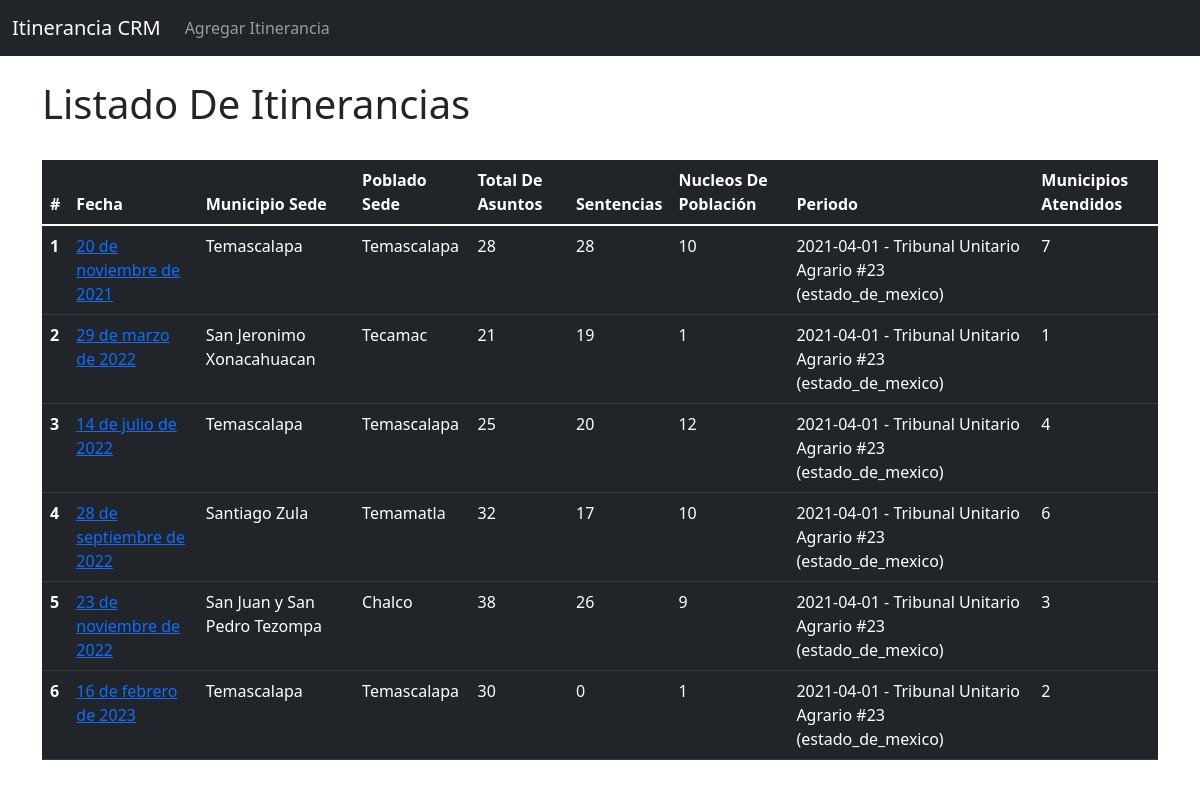
The app's page /itinerancia/ with its own data.
### itinerancia/models.py (models this page shows, shortened)
class Itinerancia(models.Model):
    fecha = models.DateField('Fecha de Itinerancia')
    municipio_sede = models.CharField('Municipio Sede', max_length=200)
    poblado_sede = models.CharField('Poblado Sede', max_length=200)
    total_asuntos = models.DecimalField(max_digits=2, decimal_places=0)
    sentencias = models.DecimalField(max_digits=2, decimal_places=0)
    nucleos_poblacion = models.DecimalField(max_digits=2, decimal_places=0)
    fk_periodo = models.ForeignKey(Periodo, on_delete=models.CASCADE, related_name='itinerancia_periodo')
    class Meta:
        ordering = ['-fecha']
    def municipios_atendidos(self):
        return Municipio_Atendido.objects.filter(fk_itinerancia = self.pk).count()
    def get_absolute_url(self):
        return reverse('itinerancia:detail', args=[self.id])

### periodo/models.py (models this page shows, shortened)
class Periodo (models.Model):
    fecha_inicio = models.DateField(auto_now=False, auto_now_add=False)
    fecha_termino = models.DateField(auto_now=False, auto_now_add=False, null=True, blank=True)
    fk_tribunal = models.ForeignKey(Tribunal, on_delete=models.CASCADE)
    class Meta:
        db_table = 'Periodo'
        verbose_name = "periodo"
        ordering = ['fecha_inicio']
        verbose_name_plural = "periodos"
    def __str__(self):
        return f'{self.fecha_inicio} - {self.fk_tribunal}'

### tribunal/models.py (models this page shows, shortened)
class Tribunal (models.Model):
    ESTADO_CHOICES = (
        ("", ""),
        ("aguascalientes", "Aguascalientes"),
        ("baja_california", "Baja California"),
        ("baja_california_sur", "Baja California Sur"),
        ("campeche", "Campeche"),
        ("chiapas", "Chiapas"),
        ("chihuahua", "Chihuahua"),
        ("coahuila", "Coahuila"),
        ("colima", "Colima"),
        ("cdmx", "Ciudad de México / CDMX"),
        ("durango", "Durango"),
        ("estado_de_mexico", "Estado de México"),
        ("guanajuato", "Guanajuato"),
        ("guerrero", "Guerrero"),
        ("hidalgo", "Hidalgo"),
        ("jalisco", "Jalisco"),
        ("michoacan", "Michoacán"),
        ("morelos", "Morelos"),
        ("nayarit", "Nayarit"),
        ("nuevo_leon", "Nuevo León"),
        ("oaxaca", "Oaxaca"),
        ("puebla", "Puebla"),
        ("querétaro", "Querétaro"),
        ("quintana_roo", "Quintana Roo"),
        ("san_luis_potosi", "San Luis Potosí"),
        ("sinaloa", "Sinaloa"),
        ("sonora", "Sonora"),
        ("tabasco", "Tabasco"),
        ("tamaulipas", "Tamaulipas"),
        ("tlaxcala", "Tlaxcala"),
        ("veracruz", "Veracruz"),
        ("yucatan", "Yucatán"),
        ("zacatecas", "Zacatecas"),
        ("texcoco", "Texcoco"),
    )
    nombre = models.CharField(max_length=200)
    municipio = models.CharField(max_length=100)
    estado = models.CharField(max_length=50, choices=ESTADO_CHOICES)
    class Meta:
        db_table = 'Tribunal'
        verbose_name = "tribunal"
        verbose_name_plural = "tribunales"
    def __str__(self):
        return f'{self.nombre} ({self.estado})'

### itinerancia/views.py (the view)
# urls.py: path('', Index.as_view(), name='index'),
class Index(ListView):
    queryset = Itinerancia.objects.all().order_by('id')
    context_object_name = 'itinerancias'
    template_name = 'itinerancia/index.html'

### itinerancia/templates/itinerancia/index.html (shortened to what this page needs)
{% extends 'itinerancia/base.html' %}
{% block content %}
<h1>Listado De Itinerancias</h1>
<br>
<table class="table table-dark table-hover">
    <thead>
        <tr>
            <th scope="col">#</th>
            <th scope="col">Fecha</th>
            <th scope="col">Municipio Sede</th>
            <th scope="col">Poblado Sede</th>
            <th scope="col">Total De Asuntos</th>
            <th scope="col">Sentencias</th>
            <th scope="col">Nucleos De Población</th>
            <th scope="col">Periodo</th>
            <th scope="col">Municipios Atendidos</th>
        </tr>
    </thead>
    <tbody>
        {% for itinerancia in itinerancias %}
        <tr>
            <th scope="row">{{itinerancia.id}}</th>
            <td><a href="{{itinerancia.get_absolute_url}}">{{itinerancia.fecha}}</a></td>
            <td>{{itinerancia.municipio_sede}}</td>
            <td>{{itinerancia.poblado_sede}}</td>
            <td>{{itinerancia.total_asuntos}}</td>
            <td>{{itinerancia.sentencias}}</td>
            <td>{{itinerancia.nucleos_poblacion}}</td>
            <td>{{itinerancia.fk_periodo}}</td>
            <td>{{itinerancia.municipios_atendidos}}</td>
        </tr>
        {% endfor %}
    </tbody>
</table>
{% endblock content %}

### records on screen
Itinerancia: id "1", fecha "20 de noviembre de 2021", municipio_sede "Temascalapa", poblado_sede "Temascalapa", total_asuntos "28", sentencias "28", nucleos_poblacion "10", fk_periodo "2021-04-01 - Tribunal Unitario Agrario #23 (estado_de_mexico)", municipios_atendidos "7"
Itinerancia: id "2", fecha "29 de marzo de 2022", municipio_sede "San Jeronimo Xonacahuacan", poblado_sede "Tecamac", total_asuntos "21", sentencias "19", nucleos_poblacion "1", fk_periodo "2021-04-01 - Tribunal Unitario Agrario #23 (estado_de_mexico)", municipios_atendidos "1"
Itinerancia: id "3", fecha "14 de julio de 2022", municipio_sede "Temascalapa", poblado_sede "Temascalapa", total_asuntos "25", sentencias "20", nucleos_poblacion "12", fk_periodo "2021-04-01 - Tribunal Unitario Agrario #23 (estado_de_mexico)", municipios_atendidos "4"
Itinerancia: id "4", fecha "28 de septiembre de 2022", municipio_sede "Santiago Zula", poblado_sede "Temamatla", total_asuntos "32", sentencias "17", nucleos_poblacion "10", fk_periodo "2021-04-01 - Tribunal Unitario Agrario #23 (estado_de_mexico)", municipios_atendidos "6"
Itinerancia: id "5", fecha "23 de noviembre de 2022", municipio_sede "San Juan y San Pedro Tezompa", poblado_sede "Chalco", total_asuntos "38", sentencias "26", nucleos_poblacion "9", fk_periodo "2021-04-01 - Tribunal Unitario Agrario #23 (estado_de_mexico)", municipios_atendidos "3"
Itinerancia: id "6", fecha "16 de febrero de 2023", municipio_sede "Temascalapa", poblado_sede "Temascalapa", total_asuntos "30", sentencias "0", nucleos_poblacion "1", fk_periodo "2021-04-01 - Tribunal Unitario Agrario #23 (estado_de_mexico)", municipios_atendidos "2"
